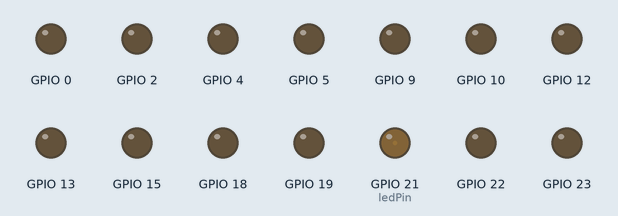
Simulated run of this sketch. Board: ESP32. Parts: output pins drawn as LEDs (lit = HIGH).

Above: at 0.05 s.
At 1.15 s:
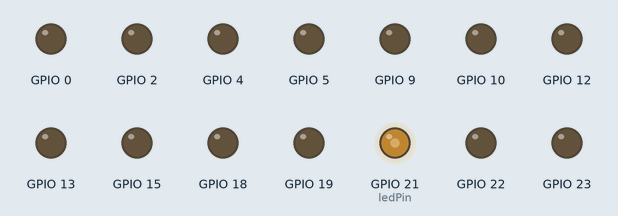
At 2.3 s:
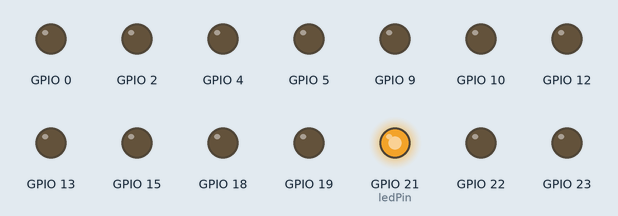
At 4.6 s:
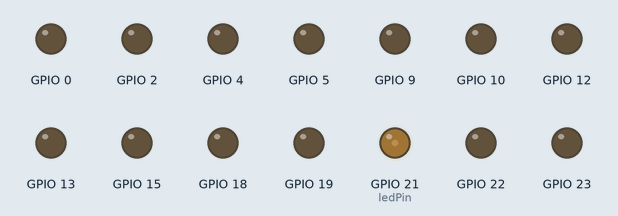
Timing chart, 0 to 6.7 s (numbered marks = the images above):
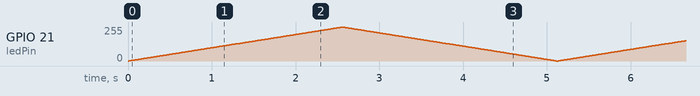

The sketch:

pwm2.ino
```cpp
// LED PWM Signals:
// - ledc_hs_sig_out0~7
// - ledc_ls_sig_out0~7
// 16 independent channels @80 MHz clock/RTC CLK. Duty accuracy: 16 bits.

// the number of the LED pin
const int ledPin = 21;  // 16 corresponds to GPIO16

// setting PWM properties
const int freq = 5000;
const int resolution = 8;

void setup() {
  // Set output pins
  pinMode(GPIO_NUM_21, OUTPUT);
  pinMode(GPIO_NUM_22, OUTPUT);
  pinMode(GPIO_NUM_19, OUTPUT);
  pinMode(GPIO_NUM_23, OUTPUT);
  pinMode(GPIO_NUM_18, OUTPUT);
  pinMode(GPIO_NUM_5, OUTPUT);
  pinMode(GPIO_NUM_10, OUTPUT);
  pinMode(GPIO_NUM_9, OUTPUT);
  pinMode(GPIO_NUM_4, OUTPUT);
  pinMode(GPIO_NUM_0, OUTPUT);
  pinMode(GPIO_NUM_2, OUTPUT);
  pinMode(GPIO_NUM_15, OUTPUT);
  pinMode(GPIO_NUM_13, OUTPUT);
  pinMode(GPIO_NUM_12, OUTPUT);

  // Drive outputs LOW
  digitalWrite(GPIO_NUM_21, LOW);
  digitalWrite(GPIO_NUM_22, LOW);
  digitalWrite(GPIO_NUM_19, LOW);
  digitalWrite(GPIO_NUM_23, LOW);
  digitalWrite(GPIO_NUM_18, LOW);
  digitalWrite(GPIO_NUM_5, LOW);
  digitalWrite(GPIO_NUM_10, LOW);
  digitalWrite(GPIO_NUM_9, LOW);
  digitalWrite(GPIO_NUM_4, LOW);
  digitalWrite(GPIO_NUM_0, LOW);
  digitalWrite(GPIO_NUM_2, LOW);
  digitalWrite(GPIO_NUM_15, LOW);
  digitalWrite(GPIO_NUM_13, LOW);
  digitalWrite(GPIO_NUM_12, LOW);

  // configure LED PWM
  ledcAttach(ledPin, freq, resolution);

  // if you want to attach a specific channel, use the following instead
  //ledcAttachChannel(ledPin, freq, resolution, 0);
}

void loop(){
  // increase the LED brightness
  for(int dutyCycle = 0; dutyCycle <= 255; dutyCycle++){
    // changing the LED brightness with PWM
    ledcWrite(GPIO_NUM_21, dutyCycle);
    delay(10);
  }

  // decrease the LED brightness
  for(int dutyCycle = 255; dutyCycle >= 0; dutyCycle--){
    // changing the LED brightness with PWM
    ledcWrite(GPIO_NUM_21, dutyCycle);
    delay(10);
  }
}
```
